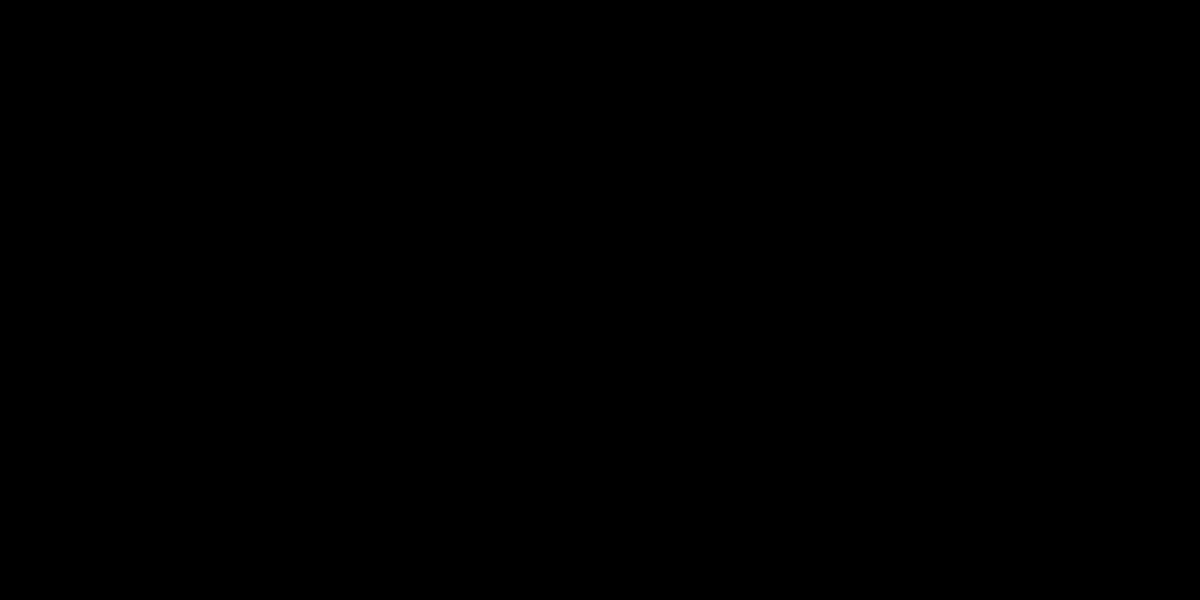
Frame 1 (no input)
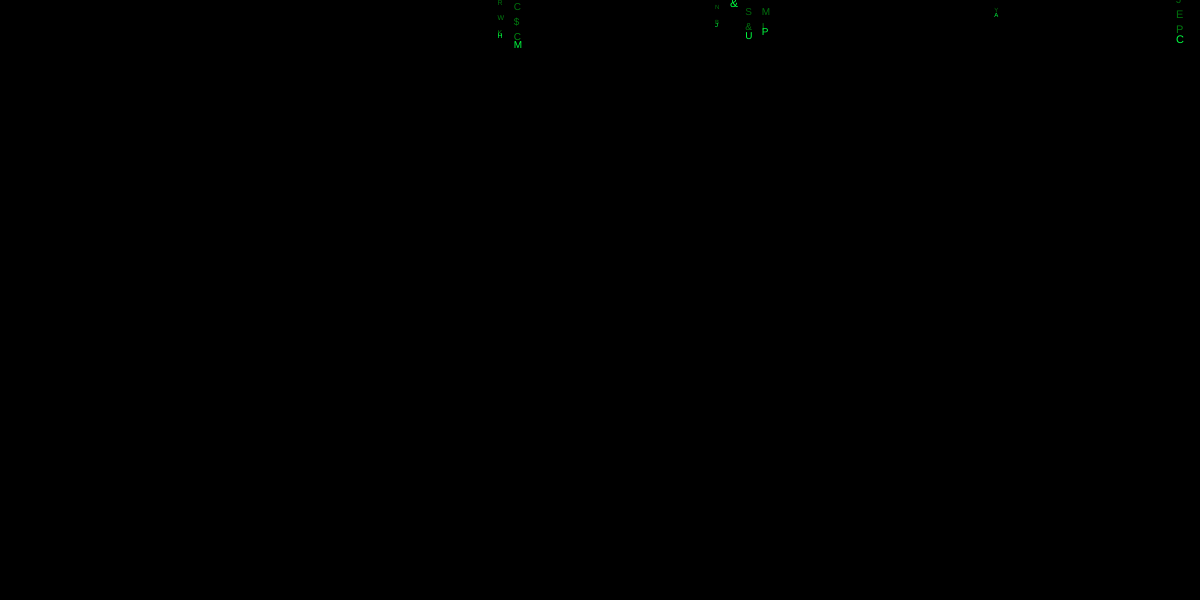
Frame 60 (no input)
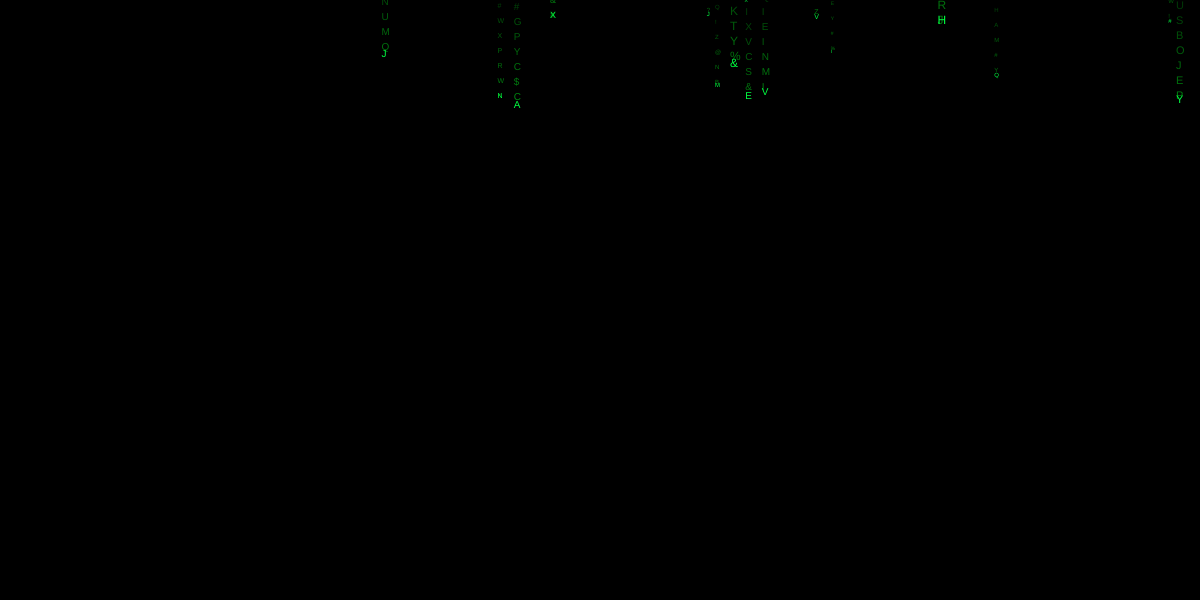
Frame 120 (the mouse pressed at the canvas centre since frame 60)

The p5.js sketch that drew these frames (run headless with seeded random() and noise() and a simulated clock; from frame 60 on, the mouse is pressed at the canvas centre):

// p5.js sketch
// ── sketch.js
let matrix = [];
let width = 1200;
let height = 600;
let allLetters = "ABCDEFGHIJKLMNOPQRSTUVWXYZ?!@#$%&";

let letters = function(x, y, falling, size){
  let letter = allLetters[floor(random(0,allLetters.length))];
  let speed = 1;
  let trail = [];
  if(size == null){
    size = floor(random(5, 13));
  }
  if(falling){
    for(let i = 0; i < random(8,14); i ++){
      trail.push(letters(x, y - 15 * i,false, size));
    }
  }

  function updateGrid(){
    y += (size);
    // y += 16;
  }

  function update(){
    y += speed;
    if(y%6 == 0){
      letter = allLetters[floor(random(0,allLetters.length))];
    }
    if(y%size == 0){
      for(let i = 0; i < trail.length; i++){
        trail[i].updateGrid();
      }
    }
    if(y > height*1.25){
      trail = []
      return false;
    }
    return true;
  }

  function render(){

    for(let i = 0; i < trail.length; i++){
      trail[i].renderGrid((trail.length - i)*20);
    }
    // console.log(textSize())
    // fill(color(0,143,17))
    // ellipse(x,y,16)
    // text(letter, x, y)
    fill(color(0,255,65))
    textSize(size);
    text(letter, x, y)
    
  }

  function renderGrid(a){
    fill(color(1,143,17,a))
    textSize(size);
    text(letter, x, y)

  }

  let api = {
    update: update,
    updateGrid: updateGrid,
    render: render,
    renderGrid: renderGrid
  }

  return api;
}


function setup() {
  createCanvas(width, height);
  // for(let i = 0; i < 10; i++){
  //   matrix.push(letters(random(0, width), 0, true));
  // }
}



function draw() {
  background(0);
  // console.log(matrix.length)
  if(random(0,10) < 1){
    matrix.push(letters(random(0, width), 0, true));
  }
  for(let i = matrix.length-1; i >= 0; i--){
    if(matrix[i].update()){
      matrix[i].render();
    }else{
      matrix.splice(i,1);
    }
  }
}
